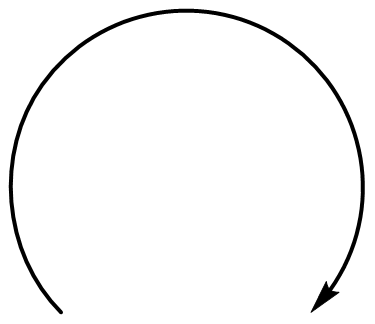
#> input picture RanDepict/assets/arrow_images/curved_arrows/02_curved_arrow_one_head_01.png, 375 x 324 px
$ python -i augment.py   (imports and definitions only)
#> lines starting #> are read from the running program, lines starting #| are printed output that depends on the picture
#> further down, picture is the input picture: shape (324, 375, 3); min 0, max 255, mean 247.7
"""
This script has been modified from the original augment.py present on
https://github.com/mtzgroup/ChemPixCH

From the publication:
https://pubs.rsc.org/en/content/articlelanding/2021/SC/D1SC02957F
"""

import cv2
import numpy as np
from scipy.ndimage.filters import gaussian_filter
from scipy.ndimage.interpolation import map_coordinates

"""
This file contains the augmentation functions used in the augment molecule
and augment background pipelines.
"""


def elastic_transform(image, alpha_sigma, random_state=None):
    """
    Elastic deformation of images as described in [Simard2003]_.
    .. [Simard2003] Simard, Steinkraus and Platt, "Best Practices for
    Convolutional Neural Networks applied to Visual Document Analysis", in
    Proc. of the International Conference on Document Analysis and
    Recognition, 2003.
    https://gist.github.com/erniejunior/601cdf56d2b424757de5

    This function distords an image randomly changing the alpha and gamma
    values.

    Args:
        image: the image to modify in array format.
        alpha_sigma: alpha and sigma values randomly selected as a list.
    Returns:
        distored_image: the image after the transformation with the same size
                        as it had originally.

    """
    alpha = alpha_sigma[0]
    sigma = alpha_sigma[1]
    if random_state is None:
        random_state = np.random.RandomState(None)

    shape = image.shape
    dx = (
        gaussian_filter(
            (random_state.rand(*shape) * 2 - 1), sigma, mode="constant", cval=0
        )
        * alpha
    )
    dy = (
        gaussian_filter(
            (random_state.rand(*shape) * 2 - 1), sigma, mode="constant", cval=0
        )
        * alpha
    )

    x, y, z = np.meshgrid(np.arange(shape[0]), np.arange(shape[1]), np.arange(shape[2]))
    indices = (
        np.reshape(y + dy, (-1, 1)),
        np.reshape(x + dx, (-1, 1)),
        np.reshape(z, (-1, 1)),
    )

    distored_image = map_coordinates(
        image, indices, order=np.random.randint(1, 5), mode="reflect"
    )
    return distored_image.reshape(image.shape)


def distort(img):
    """
    This function randomly selects a list with the shape [a, g] where
    a=alpha and g=gamma and passes them along with the input image
    to the elastic_transform function that will do the image distorsion.

    Args:
        img: the image to modify in array format.
    Returns:
        the output from elastic_transform function which is the image
        after the transformation with the same size as it had originally.

    """
    sigma_alpha = [
        (np.random.randint(9, 11), np.random.randint(2, 4)),
        (np.random.randint(80, 100), np.random.randint(4, 5)),
        (np.random.randint(150, 300), np.random.randint(5, 6)),
        (np.random.randint(800, 1200), np.random.randint(8, 10)),
        (np.random.randint(1500, 2000), np.random.randint(10, 15)),
        (np.random.randint(5000, 8000), np.random.randint(15, 25)),
        (np.random.randint(10000, 15000), np.random.randint(20, 25)),
        (np.random.randint(45000, 55000), np.random.randint(30, 35)),
    ]  # ,
    # (np.random.randint(350000, 400000), np.random.randint(48, 52))]
    choice = np.random.randint(len(sigma_alpha))
    sigma_alpha_chosen = sigma_alpha[choice]

    return elastic_transform(img, sigma_alpha_chosen)


# [102 lines left out: functions rotate, resize, blur, erode, dilate, not called in this run]


def aspect_ratio(img, obj=None):
    """
    This function irregularly changes the size of the image
    and converts it back to (256,256).

    Args:
        img: the image to modify in array format.
        obj: "mol" or "bkg" to modify a chemical structure image or
             a background image.

    Returns:
        image: the resized image.

    """
#> called with obj = 'mol'
    n1 = np.random.randint(0, 50)
    n2 = np.random.randint(0, 50)
    n3 = np.random.randint(0, 50)
    n4 = np.random.randint(0, 50)
    if obj == "mol":
        image = cv2.copyMakeBorder(
            img, n1, n2, n3, n4, cv2.BORDER_CONSTANT, value=[255, 255, 255]
        )
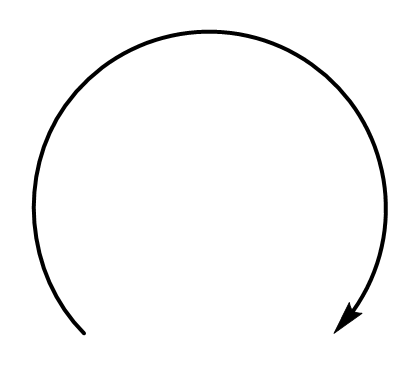
#> image: shape (381, 404, 3); min 0, max 255, mean 249.2
    elif obj == "bkg":
        image = cv2.copyMakeBorder(img, n1, n2, n3, n4, cv2.BORDER_REFLECT)

    image = cv2.resize(image, (256, 256))
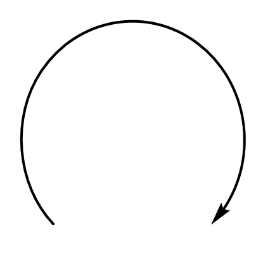
#> image: shape (256, 256, 3); min 0, max 255, mean 249.2
    return image


def affine(img, obj=None):
    """
    This function randomly applies affine transformation which consists
    of matrix rotations, translations and scale operations and converts
    it back to (256,256).

    Args:
        img: the image to modify in array format.
        obj: "mol" or "bkg" to modify a chemical structure image or
             a background image.

    Returns:
        skewed: the transformed image.

    """
#> called with obj = 'mol'
    rows, cols, _ = img.shape
#> rows = 256; cols = 256
    n = 20
    pts1 = np.float32([[5, 50], [200, 50], [50, 200]])
    pts2 = np.float32(
        [
            [5 + np.random.randint(-n, n), 50 + np.random.randint(-n, n)],
            [200 + np.random.randint(-n, n), 50 + np.random.randint(-n, n)],
            [50 + np.random.randint(-n, n), 200 + np.random.randint(-n, n)],
        ]
    )

    M = cv2.getAffineTransform(pts1, pts2)

    if obj == "mol":
        skewed = cv2.warpAffine(img, M, (cols, rows), borderValue=[255, 255, 255])
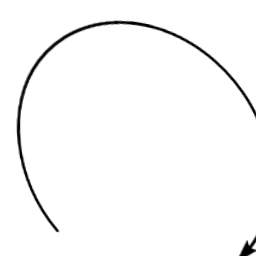
#> skewed: shape (256, 256, 3); min 0, max 255, mean 249.4
    elif obj == "bkg":
        skewed = cv2.warpAffine(img, M, (cols, rows), borderMode=cv2.BORDER_REFLECT)

    skewed = cv2.resize(skewed, (256, 256))
    return skewed


def augment_mol(img):
    """
    This function randomly applies different image augmentations with
    different probabilities to the input image.

    Args:
        img: the image to modify in array format.

    Returns:
        img: the augmented image.

    """
    # resize
    if np.random.uniform(0, 1) < 0.5:
        img = resize(img)
    # blur
    if np.random.uniform(0, 1) < 0.4:
        img = blur(img)
    # erode
    if np.random.uniform(0, 1) < 0.4:
        img = erode(img)
    # dilate
    if np.random.uniform(0, 1) < 0.4:
        img = dilate(img)
    # aspect_ratio
    if np.random.uniform(0, 1) < 0.7:
        img = aspect_ratio(img, "mol")
    # affine
    if np.random.uniform(0, 1) < 0.7:
        img = affine(img, "mol")
    # distort
    if np.random.uniform(0, 1) < 0.8:
        img = distort(img)
#> in elastic_transform, `indices = ( np.reshape(y + dy, (-1, 1)), np.reshape(x + dx, (-1, 1)), ..`:
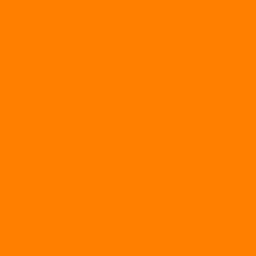
#> z: shape (256, 256, 3) int64; mean of channels 0, 1, 2 0, 1, 2; drawn with min black and max white
#> in elastic_transform, `return distored_image.reshape(image.shape)`:
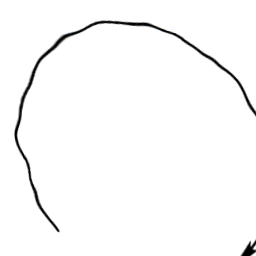
#> returned value: shape (256, 256, 3); mean of channels 0, 1, 2 249.8, 249.8, 249.8; drawn as B, G, R
    if img.shape != (255, 255, 3):
        img = cv2.resize(img, (256, 256))
    return img


# [38 lines left out: function augment_bkg, not called in this run]

>>> import cv2
>>> picture = cv2.imread('assets/arrow_images/curved_arrows/02_curved_arrow_one_head_01.png')
>>> result = augment_mol(picture)

$ run again, on RanDepict/assets/arrow_images/curved_arrows/02_curved_arrow_one_head_02.png
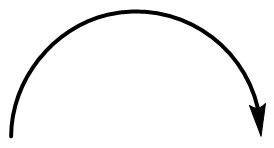
#> input picture RanDepict/assets/arrow_images/curved_arrows/02_curved_arrow_one_head_02.png, 274 x 148 px
#> picture is the input picture: shape (148, 274, 3); min 0, max 255, mean 244.2
#> in aspect_ratio, `image = cv2.copyMakeBorder( img, n1, n2, n3, n4, cv2.BORDER_CONSTANT, ..`:
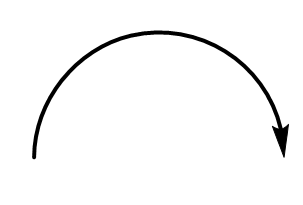
#> image: shape (205, 303, 3); min 0, max 255, mean 248
#> in elastic_transform, `return distored_image.reshape(image.shape)`:
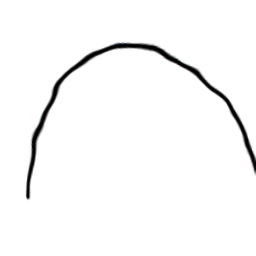
#> returned value: shape (256, 256, 3); mean of channels 0, 1, 2 248.2, 248.2, 248.2; drawn as B, G, R
